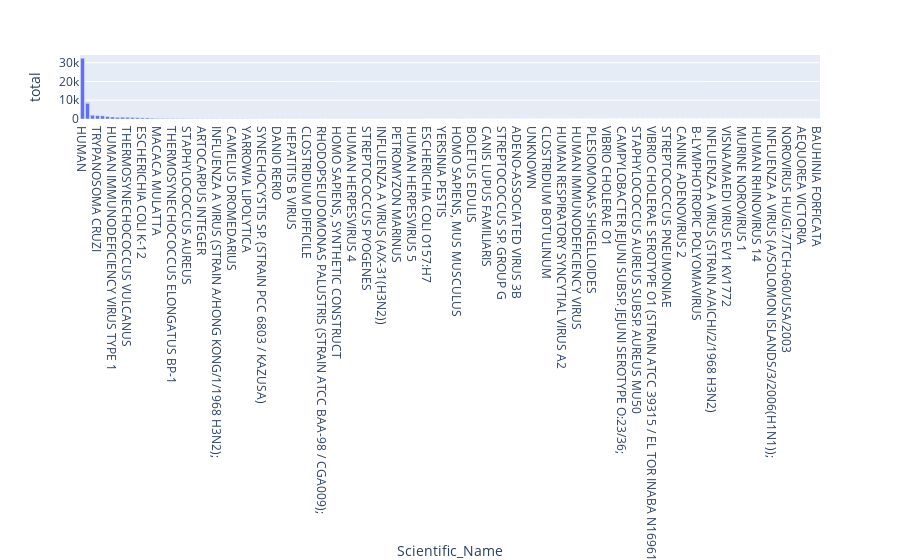

Notebook code for this chart:
### Code cell
import plotly.io as pio
import plotly.express as px
import plotly.offline as py

fig = px.bar(p_data, x="Scientific_Name", y = "total")
fig.show()

### Figure 1 — Plotly figure (JSON) as saved in the notebook; plotly's stock layout.template omitted (floating-point values rounded to 4 significant figures; data arrays with more than 128 entries replaced by an {"elided": "..."} marker saying what was removed)
{"data": [{"alignmentgroup": "True", "hovertemplate": "Scientific_Name=%{x}<br>total=%{y}<extra></extra>", "legendgroup": "", "marker": {"color": "#636efa", "pattern": {"shape": ""}}, "name": "", "offsetgroup": "", "orientation": "v", "showlegend": false, "textposition": "auto", "x": {"elided": "150 str values"}, "xaxis": "x", "y": {"elided": "150 int values"}, "yaxis": "y", "type": "bar"}], "layout": {"xaxis": {"anchor": "y", "domain": [0.0, 1.0], "title": {"text": "Scientific_Name"}}, "yaxis": {"anchor": "x", "domain": [0.0, 1.0], "title": {"text": "total"}}, "legend": {"tracegroupgap": 0}, "margin": {"t": 60}, "barmode": "relative"}}
